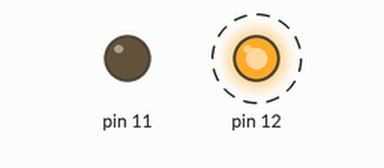
Simulated run of this sketch. Board: Arduino Uno, built with avr-gcc and run on an emulated ATmega328P. Parts: output pins drawn as LEDs (lit = HIGH). Dashed ring = blinking.

Above: at 0.05 s.
Timing chart, 0 to 3.0 s (numbered marks = the images above):
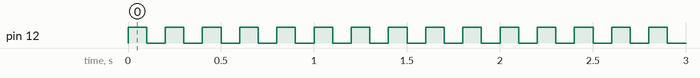

The sketch:

pt.ino
```cpp
void setup() {
  // put your setup code here, to run once:
  pinMode(12,OUTPUT);
  pinMode(11,OUTPUT);

}

void loop() {
  digitalWrite(12,HIGH);
  digitalWrite(11,LOW);
  delay(100);
  digitalWrite(12,LOW);
  digitalWrite(11,LOW);
  delay(100);

  // put your main code here, to run repeatedly:

}
```

Measured:
- by itself, pin 12: alternates HIGH for 0.10 s and LOW for 0.10 s
